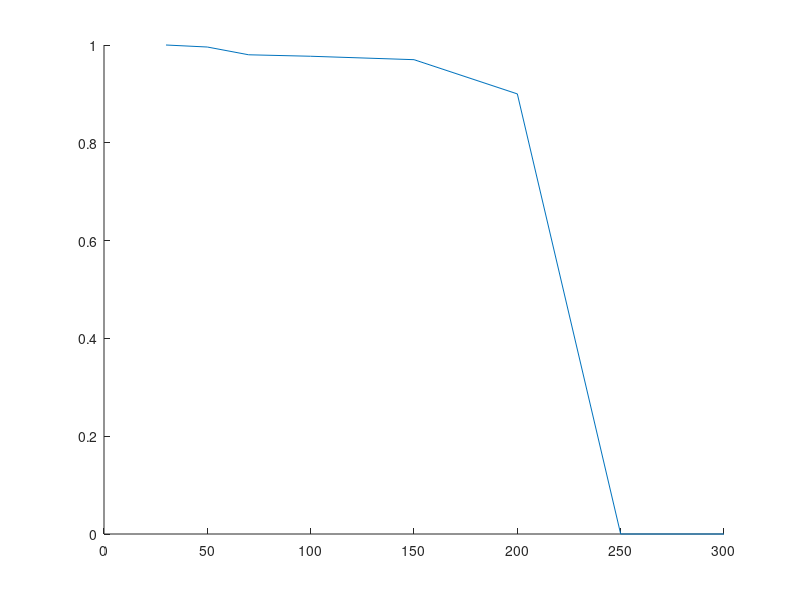

The MATLAB source for this figure: (Note: this script raises an error after producing the figure.)
close all;
freq = [3000,2500,2000,1500,1000,800,700,600,500];
dist = [30,50,70,100,150,200,250,300];
PDR = [1 0.995884 0.98 0.977 0.97 0.9 0 0;
       1 0.971098 0.96 0.96 0.95 0.97 0 0;
       0.980263 1 0.925925 0.93 0.9 0 0 0;
       1 0.989655 0.95 0 0 0 0 0;
       1 0 0 0 0 0 0 0;
       0 0 0 0 0 0 0 0];
marks=['+','o','*','x','<','square'];
    
figure('Name','Packet Reception Ratio for FSK Encoding');
hold on;
for i=1:6
    p = plot(dist, PDR(i,:),'-','DisplayName',num2str(freq(i)));
    p.Marker = marks(i);
end
hold off;

title('Packet Reception Ratio VS frequency (FSK Encoding, DataSize=8)');
xlabel('Distance from Light (cm)');
ylabel('Packet Reception Ratio');
lgd = legend('show');
lgd.FontSize = 10;
title(lgd,'Symbol frequency (Hz)')
ylim([-0.2 1.2])